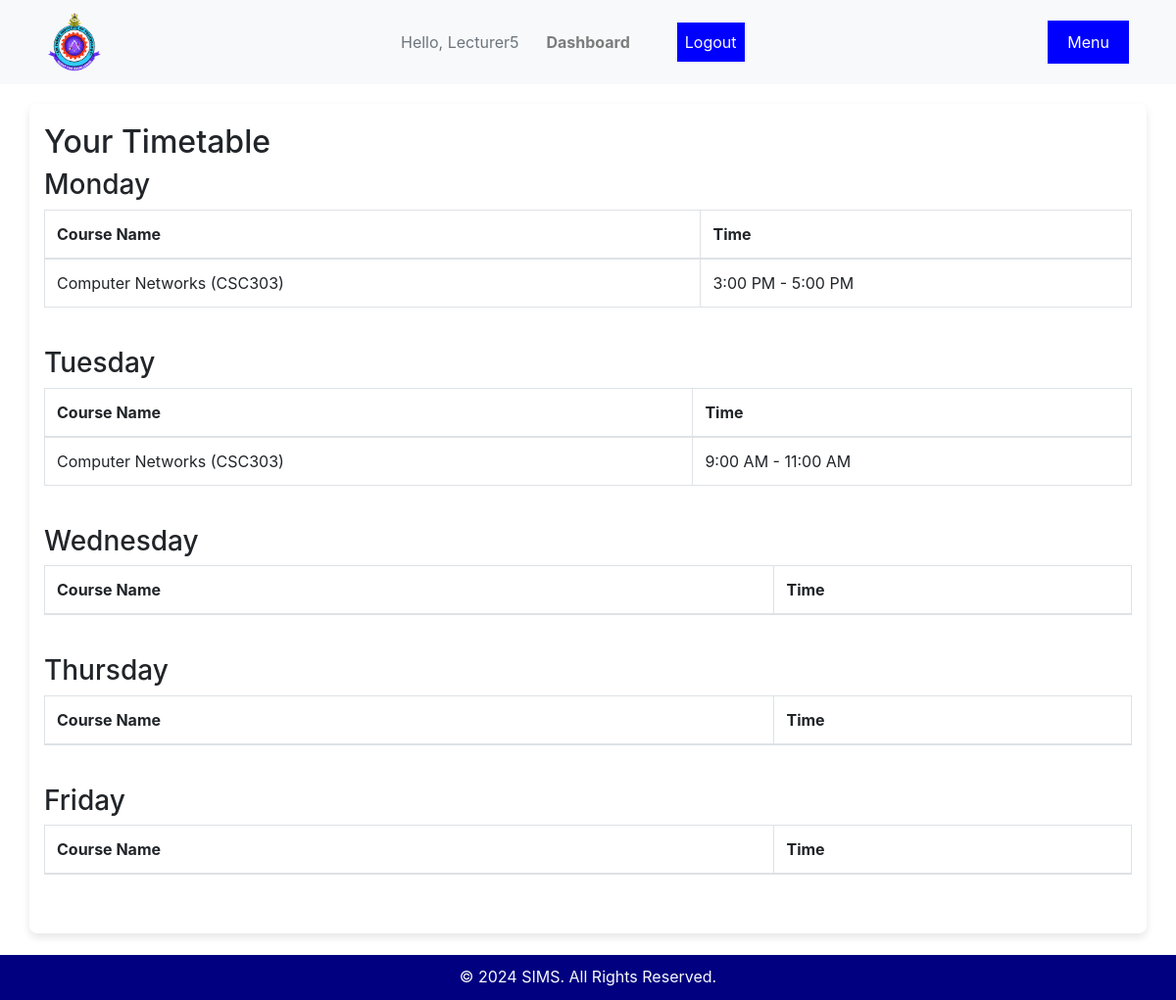
The app's page /lecturer/view-timetable/ (signed in) with its own data.
### users/models.py (models this page shows, shortened)
class CustomUser(AbstractUser):
    ROLE_CHOICES = [
        ('ADMIN', 'Admin'),
        ('STUDENT', 'Student'),
        ('LECTURER', 'Lecturer'),
        ('CLINIC_STAFF', 'Clinic Staff'),
    ]
    role = models.CharField(max_length=20, choices=ROLE_CHOICES)
    Approved = models.BooleanField(default=True)
    objects = CustomUserManager()

### ims/models.py (models this page shows, shortened)
class Timetable(models.Model):
    day = models.CharField(max_length=10)  # e.g., "Monday"
    course = models.ForeignKey(Course, on_delete=models.CASCADE)
    time = models.CharField(max_length=50)

class Course(models.Model):
    course_id = models.CharField(max_length=10, unique=True)
    course_name = models.CharField(max_length=200)
    credits = models.IntegerField()
    def __str__(self):
        return f"{self.course_name} ({self.course_id})"

### ims/views.py (the view)
# urls.py: path('lecturer/view-timetable/', views.lecturer_view_timetable, name='lecturer_view_timetable'),
def lecturer_view_timetable(request):
    lecturer = request.user.lecturer
    timetable_entries = Timetable.objects.filter(course__in=lecturer.courses_taught.all())
    days = ["Monday", "Tuesday", "Wednesday", "Thursday", "Friday"]  # List of days
    return render(request, 'students/student_timetable.html', {'timetable': timetable_entries, 'days': days})

### templates/students/student_timetable.html (shortened to what this page needs)
{% extends 'base.html' %}
{% block content %}
<h2>Your Timetable</h2>
{% if timetable %}
    {% for day in days %}
        <h3>{{ day }}</h3>
        <table class="table table-bordered">
            <thead>
                <tr>
                    <th>Course Name</th>
                    <th>Time</th>
                </tr>
            </thead>
            <tbody>
                {% with day_courses=0 %}
                    {% for entry in timetable %}
                        {% if entry.day == day %}
                            <tr>
                                <td>{{ entry.course }}</td>
                                <td>{{ entry.time }}</td>
                            </tr>
                        {% endif %}
                    {% endfor %}
                {% endwith %}
            </tbody>
        </table>
        <br>
    {% endfor %}
{% else %}
    <p>No courses registered or timetable generated yet.</p>
{% endif %}
{% endblock %}

### templates/base.html (shortened to what this page needs)
{% load static %}
<!DOCTYPE html>
<html lang="en">
<head>
    <link rel="stylesheet" href="{% static 'css/style.css' %}">
    <link rel="stylesheet" href="https://cdn.jsdelivr.net/npm/bootstrap@4.6.2/dist/css/bootstrap.min.css">
</head>
<body>
    <nav class="navbar navbar-expand-md navbar-light bg-light px-5" style="justify-content: space-between;">
        <a class="navbar-brand" href="#">
            <img src="{% static 'img/Picture1.gif' %}" alt="" style="height: 60px;">
        </a>
       <div>
        <div class="collapse navbar-collapse" id="navbarNavDropdown">
            <ul class="navbar-nav ml-auto">
                {% if user.is_authenticated %}
                    <li class="nav-item align-self-center"><span class="text-muted">Hello, {{user.username | title}}</span></li>
                    <li class="nav-item"><a class="nav-link" href="{% url 'dashboard' %}">Dashboard</a></li>
                    <li class="nav-item">
                        <form method="POST" action="{% url 'logout' %}">
                            <button type="submit" class="nav-link text-light">Logout</button>
                        </form>
                    </li>
                {% else %}
                    <li class="nav-item"><a class="nav-link" href="{% url 'login' %}">Login</a></li>
                    <li class="nav-item"><a class="nav-link" href="{% url 'student_register' %}">Register as Student</a></li>
                    <li class="nav-item"><a class="nav-link" href="{% url 'staff_register' %}">Register as Staff</a></li>
                {% endif %}
            </ul>
        </div>
       </div>
    </nav>
    <div class="container">
        {% block content %}{% endblock %}
    </div>
<br>y
    <footer>
        <p class="text-light">&copy; 2024 SIMS. All Rights Reserved.</p>
    </footer>
</body>
</html>

### ims/static/css/style.css (style rules this page uses)
body { font-family: 'Arial', sans-serif; margin: 0; padding: 0; background-color: #f5f5f5; color: #333; }
nav { background-color: navy; color: white; padding: 15px; }
nav ul { list-style: none; display: flex; justify-content: space-between; }
nav ul li { margin-right: 20px; }
nav ul li a { color: white; text-decoration: none; font-weight: bold; }
.container { max-width: 1200px; margin: 20px auto; padding: 20px; background-color: white; border-radius: 8px; box-shadow: 0 4px 8px rgba(0, 0, 0, 0.1); }
p { line-height: 1.6; color: #333; }
footer { background-color: navy; color: white; text-align: center; padding: 10px 0; position: fixed; bottom: 0; width: 100%; }
footer p { margin: 0; }
button { background-color: blue; color: white; padding: 10px 20px; border: none; border-radius: 5px; cursor: pointer; transition: background-color 0.3s ease; }

### records on screen
CustomUser: username "Lecturer5"
Timetable: course "Computer Networks (CSC303)", time "3:00 PM - 5:00 PM"
Timetable: course "Computer Networks (CSC303)", time "9:00 AM - 11:00 AM"

### other values on screen
{{ day }} "Monday" "Tuesday" "Wednesday" "Thursday" "Friday"
